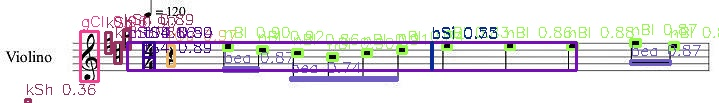
#> input picture imagens_com_rotulos/partitura_tratada_300dpi.jpg, 719 x 103 px, found by its file name
$ python pautaT.py
#> lines starting #> are read from the running program, lines starting #| are printed output that depends on the picture; after the words box and inside, x2 and y2 are one past the last pixel; in counts of white or black regions, pixels touching at a corner belong together
import cv2
import numpy as np
import matplotlib.pyplot as plt
import csv

# Caminho da imagem de partitura
imagem_caminho = "teste/partitura_tratada_300dpi.jpg"

# 1. Carregar e binarizar imagem
img = cv2.imread(imagem_caminho, cv2.IMREAD_GRAYSCALE)
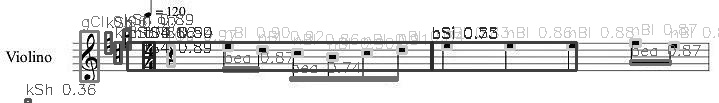
#> img: shape (103, 719); min 0, max 255, mean 227.6
_, binary = cv2.threshold(img, 0, 255, cv2.THRESH_BINARY_INV + cv2.THRESH_OTSU)
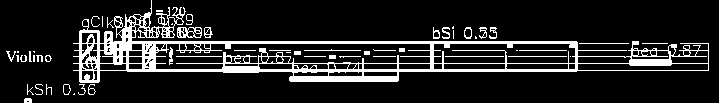
#> binary: shape (103, 719); 13.7% white; 55 white regions (14 under 20 px), largest, box (x1, y1, x2, y2) and area: (73, 0, 709, 83) 8556, (177, 27, 202, 38) 156, (445, 56, 504, 57) 59

# 2. Detectar bordas
edges = cv2.Canny(binary, 50, 150, apertureSize=3)
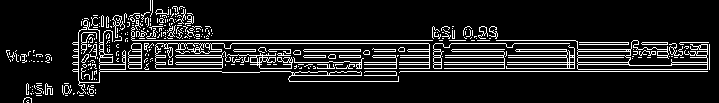
#> edges: shape (103, 719); 11.1% white in thin lines or dots

# 3. Aplicar Transformada de Hough
linhas = cv2.HoughLines(edges, 1, np.pi/180, threshold=200)
#> linhas = 24 rows, first 8: [71, 1.57], [64, 1.57], [55, 1.57], [62, 1.57], [57, 1.57], [51, 1.57], [40, 1.57], [49, 1.57]

# 4. Converter imagem para colorido para desenhar as linhas
img_colorida = cv2.cvtColor(img, cv2.COLOR_GRAY2BGR)

# Lista para armazenar coordenadas das linhas horizontais
linhas_detectadas = []

if linhas is not None:
    # Filtrar apenas linhas horizontais (theta ~ 90°)
    horizontais = [l[0] for l in linhas if np.abs(l[0][1] - np.pi/2) < 0.1]
#> horizontais = [[71, 1.57], [64, 1.57], [55, 1.57], [62, 1.57], [57, 1.57], [51, 1.57], [40, 1.57], [49, 1.57], [43, 1.57], [68, 1.57], [54, 1.59], [59, 1.59], [59, 1.55], [66, 1.55], [45, 1.59], [52, 1.59], [48, 1.61], [74, 1.55], [46, 1.61], [76, 1.55], [38, 1.62], [73, 1.54], [75, 1.52], [70, 1.54]]

    # Ordenar por rho (posição vertical)
    horizontais_ordenadas = sorted(horizontais, key=lambda x: x[0])
#> horizontais_ordenadas = [[38, 1.62], [40, 1.57], [43, 1.57], [45, 1.59], [46, 1.61], [48, 1.61], [49, 1.57], [51, 1.57], [52, 1.59], [54, 1.59], [55, 1.57], [57, 1.57], [59, 1.59], [59, 1.55], [62, 1.57], [64, 1.57], [66, 1.55], [68, 1.57], [70, 1.54], [71, 1.57], [73, 1.54], [74, 1.55], [75, 1.52], [76, 1.55]]

    # Selecionar as 5 primeiras (um sistema musical)
    top_5 = horizontais_ordenadas[:5]
#> top_5 = [[38, 1.62], [40, 1.57], [43, 1.57], [45, 1.59], [46, 1.61]]

    for rho, theta in top_5:
        a = np.cos(theta)
        b = np.sin(theta)
        x0 = a * rho
        y0 = b * rho
        x1 = int(x0 + 1000 * (-b))
        y1 = int(y0 + 1000 * (a))
        x2 = int(x0 - 1000 * (-b))
        y2 = int(y0 - 1000 * (a))

        # Desenhar linha na imagem
        cv2.line(img_colorida, (x1, y1), (x2, y2), (0, 0, 255), 2)

        # Armazenar as posições
        linhas_detectadas.append({
            'x1': x1, 'y1': y1,
            'x2': x2, 'y2': y2
        })
#> this loop made 5 passes
#> (rho, theta, a, b, x0, y0, y1, x2) on passes 1 to 5: (38, 1.62, -0.0523, 0.999, -1.99, 37.95, -14, 996), (40, 1.57, -4.37e-08, 1, -1.75e-06, 40, 39, 999), (43, 1.57, -4.37e-08, 1, -1.88e-06, 43, 42, 999), (45, 1.59, -0.0175, 1, -0.785, 44.99, 27, 999), (46, 1.61, -0.0349, 0.999, -1.61, 45.97, 11, 997)
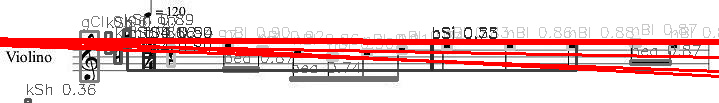
#> img_colorida: shape (103, 719, 3); mean B, G, R 202.9, 202.9, 235.8
#> after the loop, linhas_detectadas = 5 items

# 5. Salvar imagem com linhas desenhadas
cv2.imwrite("linhas_detectadas.png", img_colorida)

# 6. Salvar posições em CSV
with open("coordenadas_linhas.csv", "w", newline="") as csvfile:
    fieldnames = ['x1', 'y1', 'x2', 'y2']
    writer = csv.DictWriter(csvfile, fieldnames=fieldnames)
    writer.writeheader()
    for linha in linhas_detectadas:
        writer.writerow(linha)
#> this loop made 5 passes
#> linha on passes 1 to 5: {'x1': -1000, 'y1': -14, 'x2': 996, 'y2': 90}, {'x1': -1000, 'y1': 39, 'x2': 999, 'y2': 40}, {'x1': -1000, 'y1': 42, 'x2': 999, 'y2': 43}, {'x1': -1000, 'y1': 27, 'x2': 999, 'y2': 62}, {'x1': -1000, 'y1': 11, 'x2': 997, 'y2': 80}

print("Linhas salvas em 'linhas_detectadas.png' e coordenadas em 'coordenadas_linhas.csv'.")
